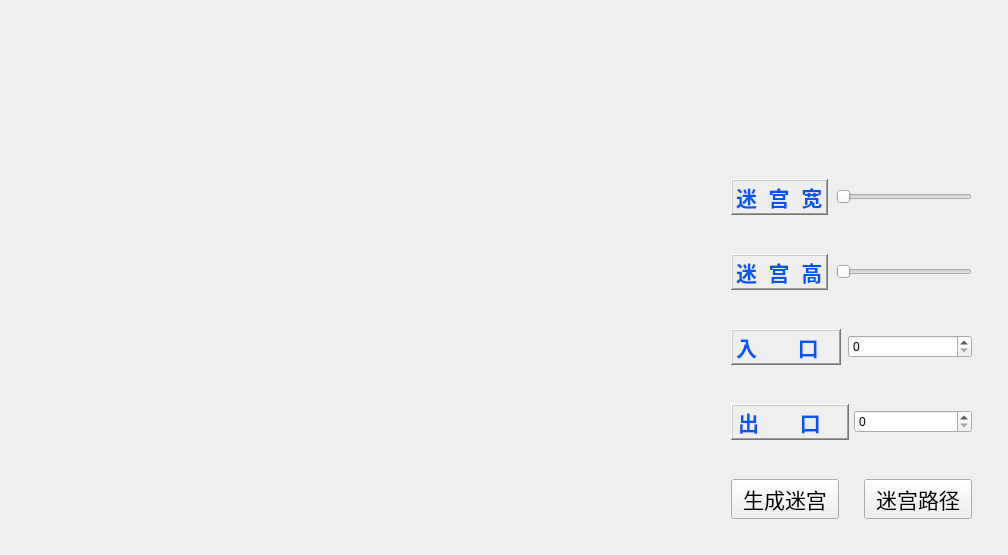
<?xml version="1.0" encoding="UTF-8"?>
<ui version="4.0">
 <class>Widget</class>
 <widget class="QWidget" name="Widget">
  <property name="geometry">
   <rect>
    <x>0</x>
    <y>0</y>
    <width>1008</width>
    <height>555</height>
   </rect>
  </property>
  <property name="windowTitle">
   <string>Widget</string>
  </property>
  <widget class="QWidget" name="layoutWidget">
   <property name="geometry">
    <rect>
     <x>720</x>
     <y>135</y>
     <width>263</width>
     <height>429</height>
    </rect>
   </property>
   <layout class="QHBoxLayout" name="horizontalLayout_6">
    <item>
     <layout class="QVBoxLayout" name="verticalLayout_2">
      <item>
       <layout class="QVBoxLayout" name="verticalLayout">
        <property name="spacing">
         <number>39</number>
        </property>
        <property name="sizeConstraint">
         <enum>QLayout::SetMinimumSize</enum>
        </property>
        <item>
         <layout class="QHBoxLayout" name="wHorizontalLayout">
          <property name="spacing">
           <number>8</number>
          </property>
          <item>
           <widget class="QLabel" name="widthLabel">
            <property name="frameShape">
             <enum>QFrame::WinPanel</enum>
            </property>
            <property name="frameShadow">
             <enum>QFrame::Raised</enum>
            </property>
            <property name="lineWidth">
             <number>3</number>
            </property>
            <property name="text">
             <string>&lt;!DOCTYPE HTML PUBLIC &quot;-//W3C//DTD HTML 4.0//EN&quot; &quot;http://www.w3.org/TR/REC-html40/strict.dtd&quot;&gt;
&lt;html&gt;&lt;head&gt;&lt;meta name=&quot;qrichtext&quot; content=&quot;1&quot; /&gt;&lt;style type=&quot;text/css&quot;&gt;
p, li { white-space: pre-wrap; }
&lt;/style&gt;&lt;/head&gt;&lt;body style=&quot; font-family:'MS Shell Dlg 2'; font-size:8pt; font-weight:400; font-style:normal;&quot;&gt;
&lt;p style=&quot; margin-top:0px; margin-bottom:0px; margin-left:0px; margin-right:0px; -qt-block-indent:0; text-indent:0px;&quot;&gt;&lt;span style=&quot; font-size:16pt; font-weight:600; color:#0055ff;&quot;&gt;迷  宫  宽&lt;/span&gt;&lt;/p&gt;&lt;/body&gt;&lt;/html&gt;</string>
            </property>
           </widget>
          </item>
          <item>
           <widget class="QSlider" name="widthSlider">
            <property name="orientation">
             <enum>Qt::Horizontal</enum>
            </property>
           </widget>
          </item>
         </layout>
        </item>
        <item>
         <layout class="QHBoxLayout" name="hHorizontalLayout">
          <property name="spacing">
           <number>8</number>
          </property>
          <item>
           <widget class="QLabel" name="heightLabel">
            <property name="frameShape">
             <enum>QFrame::WinPanel</enum>
            </property>
            <property name="frameShadow">
             <enum>QFrame::Raised</enum>
            </property>
            <property name="lineWidth">
             <number>3</number>
            </property>
            <property name="text">
             <string>&lt;!DOCTYPE HTML PUBLIC &quot;-//W3C//DTD HTML 4.0//EN&quot; &quot;http://www.w3.org/TR/REC-html40/strict.dtd&quot;&gt;
&lt;html&gt;&lt;head&gt;&lt;meta name=&quot;qrichtext&quot; content=&quot;1&quot; /&gt;&lt;style type=&quot;text/css&quot;&gt;
p, li { white-space: pre-wrap; }
&lt;/style&gt;&lt;/head&gt;&lt;body style=&quot; font-family:'MS Shell Dlg 2'; font-size:8pt; font-weight:400; font-style:normal;&quot;&gt;
&lt;p style=&quot; margin-top:0px; margin-bottom:0px; margin-left:0px; margin-right:0px; -qt-block-indent:0; text-indent:0px;&quot;&gt;&lt;span style=&quot; font-size:16pt; font-weight:600; color:#0055ff;&quot;&gt;迷  宫  高&lt;/span&gt;&lt;/p&gt;&lt;/body&gt;&lt;/html&gt;</string>
            </property>
           </widget>
          </item>
          <item>
           <widget class="QSlider" name="heightSlider">
            <property name="orientation">
             <enum>Qt::Horizontal</enum>
            </property>
           </widget>
          </item>
         </layout>
        </item>
        <item>
         <layout class="QHBoxLayout" name="sHorizontalLayout">
          <property name="spacing">
           <number>7</number>
          </property>
          <property name="sizeConstraint">
           <enum>QLayout::SetFixedSize</enum>
          </property>
          <item>
           <widget class="QLabel" name="startLabel">
            <property name="frameShape">
             <enum>QFrame::WinPanel</enum>
            </property>
            <property name="frameShadow">
             <enum>QFrame::Raised</enum>
            </property>
            <property name="lineWidth">
             <number>3</number>
            </property>
            <property name="text">
             <string>&lt;!DOCTYPE HTML PUBLIC &quot;-//W3C//DTD HTML 4.0//EN&quot; &quot;http://www.w3.org/TR/REC-html40/strict.dtd&quot;&gt;
&lt;html&gt;&lt;head&gt;&lt;meta name=&quot;qrichtext&quot; content=&quot;1&quot; /&gt;&lt;style type=&quot;text/css&quot;&gt;
p, li { white-space: pre-wrap; }
&lt;/style&gt;&lt;/head&gt;&lt;body style=&quot; font-family:'MS Shell Dlg 2'; font-size:8pt; font-weight:400; font-style:normal;&quot;&gt;
&lt;p style=&quot; margin-top:0px; margin-bottom:0px; margin-left:0px; margin-right:0px; -qt-block-indent:0; text-indent:0px;&quot;&gt;&lt;span style=&quot; font-size:16pt; font-weight:600; color:#0055ff;&quot;&gt;入       口 &lt;/span&gt;&lt;/p&gt;&lt;/body&gt;&lt;/html&gt;</string>
            </property>
           </widget>
          </item>
          <item>
           <widget class="QSpinBox" name="startSpinBox">
            <property name="minimumSize">
             <size>
              <width>124</width>
              <height>22</height>
             </size>
            </property>
           </widget>
          </item>
         </layout>
        </item>
        <item>
         <layout class="QHBoxLayout" name="eHorizontalLayout">
          <property name="spacing">
           <number>5</number>
          </property>
          <item>
           <widget class="QLabel" name="endLabel">
            <property name="font">
             <font>
              <pointsize>16</pointsize>
             </font>
            </property>
            <property name="frameShape">
             <enum>QFrame::WinPanel</enum>
            </property>
            <property name="frameShadow">
             <enum>QFrame::Raised</enum>
            </property>
            <property name="lineWidth">
             <number>3</number>
            </property>
            <property name="text">
             <string>&lt;!DOCTYPE HTML PUBLIC &quot;-//W3C//DTD HTML 4.0//EN&quot; &quot;http://www.w3.org/TR/REC-html40/strict.dtd&quot;&gt;
&lt;html&gt;&lt;head&gt;&lt;meta name=&quot;qrichtext&quot; content=&quot;1&quot; /&gt;&lt;style type=&quot;text/css&quot;&gt;
p, li { white-space: pre-wrap; }
&lt;/style&gt;&lt;/head&gt;&lt;body style=&quot; font-family:'MS Shell Dlg 2'; font-size:16pt; font-weight:400; font-style:normal;&quot;&gt;
&lt;p style=&quot; margin-top:0px; margin-bottom:0px; margin-left:0px; margin-right:0px; -qt-block-indent:0; text-indent:0px;&quot;&gt;&lt;span style=&quot; font-weight:600; color:#0055ff;&quot;&gt;出       口 &lt;/span&gt;&lt;/p&gt;&lt;/body&gt;&lt;/html&gt;</string>
            </property>
           </widget>
          </item>
          <item>
           <widget class="QSpinBox" name="endSpinBox"/>
          </item>
         </layout>
        </item>
        <item>
         <layout class="QHBoxLayout" name="cpHorizontalLayout">
          <property name="spacing">
           <number>25</number>
          </property>
          <item>
           <widget class="QPushButton" name="createButton">
            <property name="font">
             <font>
              <pointsize>16</pointsize>
             </font>
            </property>
            <property name="whatsThis">
             <string>&lt;html&gt;&lt;head/&gt;&lt;body&gt;&lt;p&gt;生成迷宫&lt;/p&gt;&lt;/body&gt;&lt;/html&gt;</string>
            </property>
            <property name="text">
             <string>生成迷宫</string>
            </property>
           </widget>
          </item>
          <item>
           <widget class="QPushButton" name="pathButton">
            <property name="font">
             <font>
              <pointsize>16</pointsize>
             </font>
            </property>
            <property name="text">
             <string>迷宫路径</string>
            </property>
           </widget>
          </item>
         </layout>
        </item>
       </layout>
      </item>
     </layout>
    </item>
   </layout>
  </widget>
  <zorder>layoutWidget</zorder>
  <zorder></zorder>
 </widget>
 <layoutdefault spacing="6" margin="11"/>
 <resources/>
 <connections/>
</ui>
